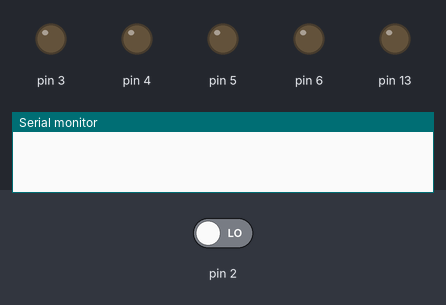
This sketch was run on a simulated Arduino Uno, built with avr-gcc and run on an emulated ATmega328P. Parts: output pins drawn as LEDs (lit = HIGH), the last lines printed to the serial monitor. The test bench sets the inputs (shaded band); at power-on: pin 2 LOW. Random numbers use the default seed unless the sketch sets one.

Above: at 1.2 s.
1.3 s: pin 2 driven HIGH
At 2.4 s:
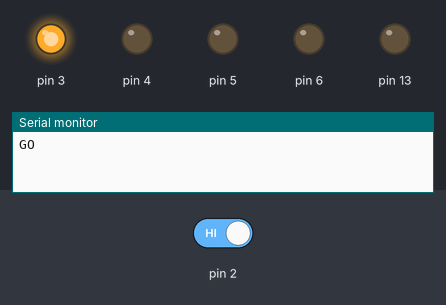
At 3.2 s:
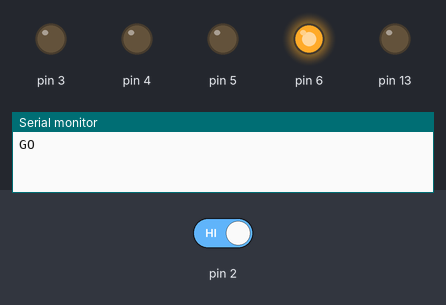
Timing chart, 0 to 4.8 s (numbered marks = the images above; inputs shaded):
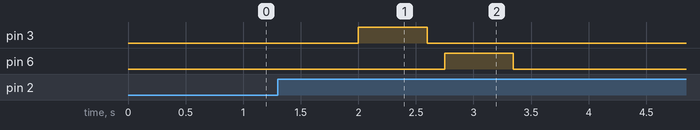

Measured:
- after the input at 1.3 s, pin 6: LOW → HIGH after 1.5 s, → LOW 0.60 s later

The sketch:

nopeuspeli2.ino
```cpp
int randNum;
short int points,j;
int Delay = 600;
bool k = true;

void setup(){
  randomSeed(analogRead(0));
  Serial.begin(9600);
  pinMode(3, OUTPUT);
  pinMode(4, OUTPUT);
  pinMode(5, OUTPUT);
  pinMode(6, OUTPUT);
  pinMode(13,OUTPUT);
  pinMode(2, INPUT);
  attachInterrupt(digitalPinToInterrupt(2), point_count, RISING);      //Setting the external interrupt on pin 2 raising edge
}

void start_routine(){
/* for(i=0;i<=1;i++){
  digitalWrite(3,HIGH);
  delay(150);
  digitalWrite(3,LOW);
  delay(150);
  digitalWrite(3,HIGH);
  delay(150);
  digitalWrite(3,LOW);
  delay(150);
 }*/
 delay(2000);
 Serial.println("GO");
}

void loop(){
  start_routine();
  while(k){                       //Starting game sequence
    randNum = random(3,7);
    digitalWrite(randNum,HIGH);
    delay(Delay);
    digitalWrite(randNum,LOW);
    delay(150);
    j++;
    Delay = Delay - 5;
    if(j!=points){
      k=false;
    }
  }
  Serial.println(points);          //Printing score in the serial monitor at the end of game
  while(1);
}

void point_count(){              //Couting point when interrupt encounters
  digitalWrite(randNum,LOW);
  points++;
}
```
